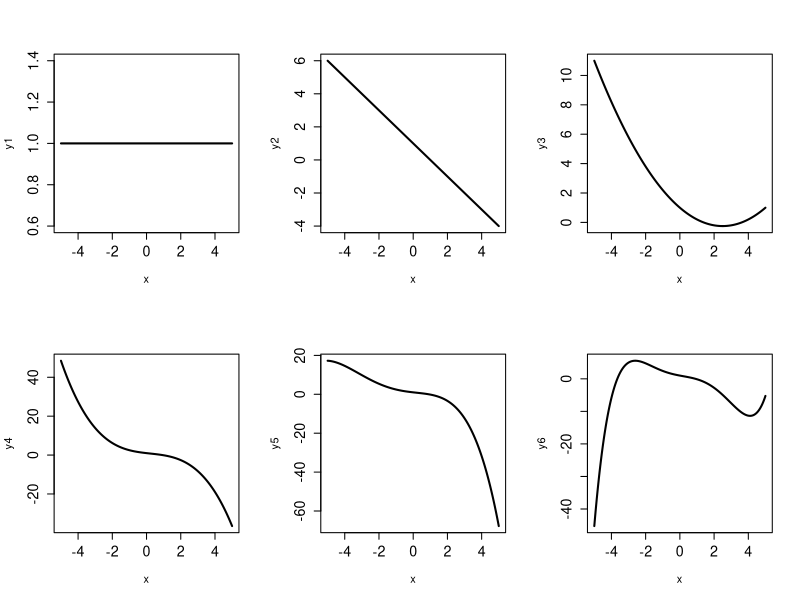

This figure's R source:
rm(list=ls())
graphics.off()


# define some coefficients for the nth-order polynomials we will define later

beta <- c(1,-1,0.2,-0.3,-0.05,0.02)

# create the x sequence for which we will evaluate our functions
x <- seq(-5,5,length=1000)


y1 <- beta[1]*1 + 0*x # y1 is just the intercept only model

y2 <- beta[1]*1 + beta[2]*x

y3 <- beta[1]*1 + beta[2]*x + beta[3]*x^2

y4 <- beta[1]*1 + beta[2]*x + beta[3]*x^2 + beta[4]*x^3

y5 <- beta[1]*1 + beta[2]*x + beta[3]*x^2 + beta[4]*x^3 + beta[5]*x^4

y6 <- beta[1]*1 + beta[2]*x + beta[3]*x^2 + beta[4]*x^3 + beta[5]*x^4 + beta[6]*x^5


dev.new()
par(mfrow=c(2,3))
plot(x,y1,type="l",lwd=2,cex.axis=1.3)
plot(x,y2,type="l",lwd=2,cex.axis=1.3)
plot(x,y3,type="l",lwd=2,cex.axis=1.3)
plot(x,y4,type="l",lwd=2,cex.axis=1.3)
plot(x,y5,type="l",lwd=2,cex.axis=1.3)
plot(x,y6,type="l",lwd=2,cex.axis=1.3)
